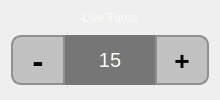
          <widget class="QFrame" name="live_turn_frame">
           <property name="sizePolicy">
            <sizepolicy hsizetype="Preferred" vsizetype="Fixed">
             <horstretch>0</horstretch>
             <verstretch>0</verstretch>
            </sizepolicy>
           </property>
           <property name="styleSheet">
            <string notr="true">QLabel {
	font: 15pt &quot;Segoe UI&quot;;
	color: rgb(255, 251, 244);
}</string>
           </property>
           <property name="frameShape">
            <enum>QFrame::NoFrame</enum>
           </property>
           <property name="frameShadow">
            <enum>QFrame::Plain</enum>
           </property>
           <layout class="QVBoxLayout" name="verticalLayout_8">
            <item alignment="Qt::AlignHCenter">
             <widget class="QLabel" name="live_turn_header">
              <property name="sizePolicy">
               <sizepolicy hsizetype="Preferred" vsizetype="Fixed">
                <horstretch>0</horstretch>
                <verstretch>0</verstretch>
               </sizepolicy>
              </property>
              <property name="styleSheet">
               <string notr="true"/>
              </property>
              <property name="text">
               <string>Live Turns</string>
              </property>
             </widget>
            </item>
            <item alignment="Qt::AlignHCenter">
             <widget class="QWidget" name="live_turn_widget" native="true">
              <property name="enabled">
               <bool>true</bool>
              </property>
              <property name="sizePolicy">
               <sizepolicy hsizetype="Fixed" vsizetype="Preferred">
                <horstretch>0</horstretch>
                <verstretch>0</verstretch>
               </sizepolicy>
              </property>
              <property name="styleSheet">
               <string notr="true"/>
              </property>
              <layout class="QHBoxLayout" name="horizontalLayout_6">
               <property name="spacing">
                <number>0</number>
               </property>
               <property name="sizeConstraint">
                <enum>QLayout::SetDefaultConstraint</enum>
               </property>
               <property name="leftMargin">
                <number>0</number>
               </property>
               <property name="topMargin">
                <number>0</number>
               </property>
               <property name="rightMargin">
                <number>0</number>
               </property>
               <property name="bottomMargin">
                <number>0</number>
               </property>
               <item>
                <widget class="QPushButton" name="live_turn_dec_button">
                 <property name="sizePolicy">
                  <sizepolicy hsizetype="Fixed" vsizetype="Preferred">
                   <horstretch>0</horstretch>
                   <verstretch>0</verstretch>
                  </sizepolicy>
                 </property>
                 <property name="minimumSize">
                  <size>
                   <width>54</width>
                   <height>50</height>
                  </size>
                 </property>
                 <property name="maximumSize">
                  <size>
                   <width>50</width>
                   <height>50</height>
                  </size>
                 </property>
                 <property name="font">
                  <font>
                   <family>Rockwell Condensed</family>
                   <pointsize>24</pointsize>
                   <weight>75</weight>
                   <bold>true</bold>
                  </font>
                 </property>
                 <property name="focusPolicy">
                  <enum>Qt::NoFocus</enum>
                 </property>
                 <property name="contextMenuPolicy">
                  <enum>Qt::NoContextMenu</enum>
                 </property>
                 <property name="styleSheet">
                  <string notr="true">QPushButton {
    border: 2px solid #8f8f91;
	border-bottom-left-radius: 10px;
	border-top-left-radius: 10px; 
	background-color: rgb(193, 193, 193);
	min-width: 50px;
 }
QPushButton:pressed {
	border: 2px solid #8f8f91;
	border-bottom-left-radius: 10px;
	border-top-left-radius: 10px; 
	background-color: rgb(208, 208, 208);
	min-width: 50px;
}</string>
                 </property>
                 <property name="text">
                  <string>-</string>
                 </property>
                </widget>
               </item>
               <item>
                <widget class="QLabel" name="live_turns">
                 <property name="sizePolicy">
                  <sizepolicy hsizetype="Fixed" vsizetype="Preferred">
                   <horstretch>0</horstretch>
                   <verstretch>0</verstretch>
                  </sizepolicy>
                 </property>
                 <property name="minimumSize">
                  <size>
                   <width>90</width>
                   <height>50</height>
                  </size>
                 </property>
                 <property name="maximumSize">
                  <size>
                   <width>16777215</width>
                   <height>50</height>
                  </size>
                 </property>
                 <property name="font">
                  <font>
                   <family>Segoe UI</family>
                   <pointsize>15</pointsize>
                   <weight>50</weight>
                   <italic>false</italic>
                   <bold>false</bold>
                  </font>
                 </property>
                 <property name="styleSheet">
                  <string notr="true">background-color: rgb(118, 118, 118);
color: rgb(255, 255, 245);
border-width: 0px;</string>
                 </property>
                 <property name="lineWidth">
                  <number>0</number>
                 </property>
                 <property name="text">
                  <string>15</string>
                 </property>
                 <property name="alignment">
                  <set>Qt::AlignCenter</set>
                 </property>
                </widget>
               </item>
               <item>
                <widget class="QPushButton" name="live_turn_inc_button">
                 <property name="sizePolicy">
                  <sizepolicy hsizetype="Fixed" vsizetype="Preferred">
                   <horstretch>0</horstretch>
                   <verstretch>0</verstretch>
                  </sizepolicy>
                 </property>
                 <property name="minimumSize">
                  <size>
                   <width>54</width>
                   <height>50</height>
                  </size>
                 </property>
                 <property name="maximumSize">
                  <size>
                   <width>50</width>
                   <height>50</height>
                  </size>
                 </property>
                 <property name="font">
                  <font>
                   <family>Rockwell Extra Bold</family>
                   <pointsize>20</pointsize>
                   <weight>75</weight>
                   <bold>true</bold>
                  </font>
                 </property>
                 <property name="focusPolicy">
                  <enum>Qt::NoFocus</enum>
                 </property>
                 <property name="contextMenuPolicy">
                  <enum>Qt::NoContextMenu</enum>
                 </property>
                 <property name="styleSheet">
                  <string notr="true">QPushButton {
    border: 2px solid #8f8f91;
	border-bottom-right-radius: 10px;
	border-top-right-radius: 10px; 
	background-color: rgb(193, 193, 193);
	min-width: 50px;
 }
QPushButton:pressed {
	border: 2px solid #8f8f91;
	border-bottom-right-radius: 10px;
	border-top-right-radius: 10px; 
	background-color: rgb(208, 208, 208);
	min-width: 50px;
}</string>
                 </property>
                 <property name="text">
                  <string>+</string>
                 </property>
                </widget>
               </item>
              </layout>
             </widget>
            </item>
           </layout>
          </widget>
